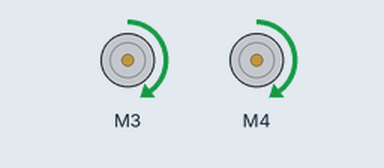
Bench run of a sketch on a simulated Arduino Uno, built with avr-gcc and run on an emulated ATmega328P. Parts: 2 × DC motor (green arrow = forward, orange = backward, longer = faster). What the sketch prints to the serial monitor is not drawn.

Above: at 0.1 s.
At 110.1 s:
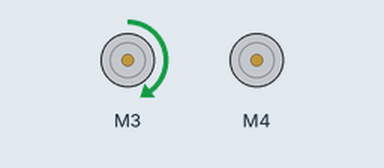
Timing chart, 0 to 121.5 s (numbered marks = the images above):
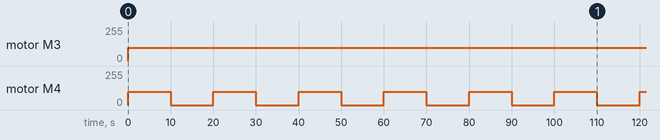

The sketch:

Square_Movement_Test.ino
```cpp
/*
This is a test to make the robot move in a small square
For use with the Adafruit Motor Shield v2
---->	http://www.adafruit.com/products/1438
*/

#include <Adafruit_MotorShield.h>

// Create the motor shield object with the default I2C address
Adafruit_MotorShield AFMS = Adafruit_MotorShield();
// Or, create it with a different I2C address (say for stacking)
// Adafruit_MotorShield AFMS = Adafruit_MotorShield(0x61);

// Sets the left wheel motor to pin M3 and the Right to M4
Adafruit_DCMotor *Left_Wheel_Motor = AFMS.getMotor(3);
Adafruit_DCMotor *Right_Wheel_Motor = AFMS.getMotor(4);

void setup() {
  Serial.begin(9600);           // set up Serial library at 9600 bps
  Serial.println("Square Movement Test!");

  if (!AFMS.begin()) {         // create with the default frequency 1.6KHz
  // if (!AFMS.begin(1000)) {  // OR with a different frequency, say 1KHz
    Serial.println("Could not find Motor Shield. Check wiring.");
    while (1);
  }
  Serial.println("Motor Shield found.");
}

void loop() {
  uint8_t i;

  Serial.print("Start");

  for(int i=0; i <=3; i++){
    Left_Wheel_Motor->setSpeed(100);
    Right_Wheel_Motor->setSpeed(100);
    Left_Wheel_Motor->run(FORWARD);
    Right_Wheel_Motor->run(FORWARD);
    delay(10000);
    Right_Wheel_Motor->run(RELEASE);
    delay(10000);
    Serial.print("Side Complete");

  }
  Left_Wheel_Motor->run(RELEASE);
  return;
}
```

Measured:
- by itself, motor M3: stopped → forward 100/255 at 0.00 s
- by itself, motor M4: alternates forward 100/255 for 10.0 s and stopped for 10.0 s
